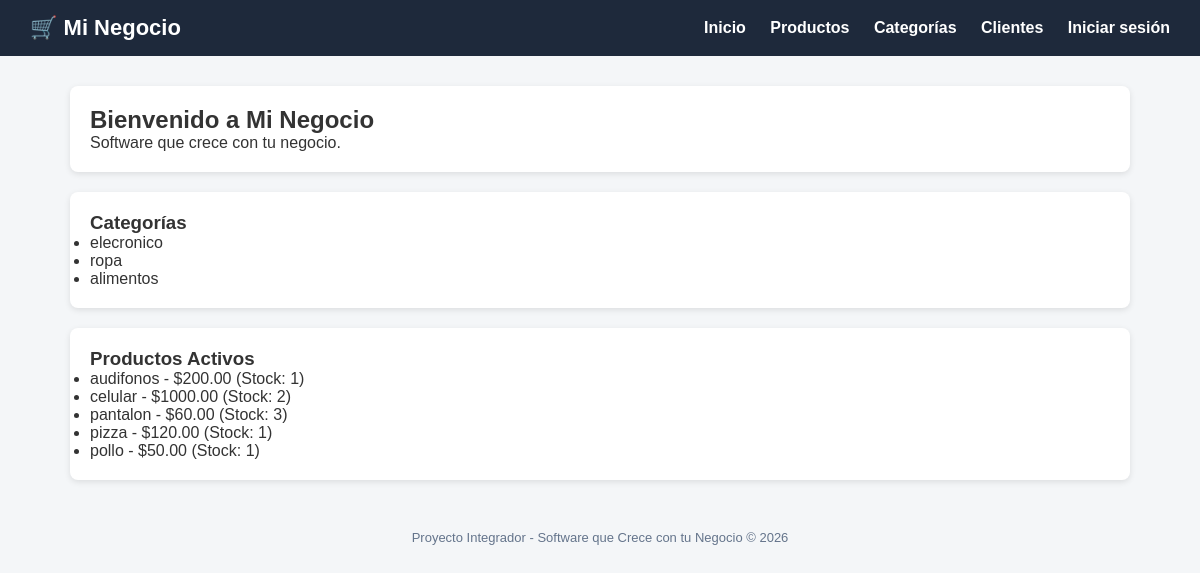
The page / on the database its author committed.
### tienda/models.py (models this page shows, shortened)
class Categoria(models.Model):
    nombre = models.CharField(max_length=100)
    descripcion = models.TextField(blank=True, null=True)
    class Meta:
        verbose_name = "Categoria"
        verbose_name_plural = "Categorías"

class Producto(models.Model):
    nombre = models.CharField(max_length=200)
    descripcion = models.TextField(blank=True, null=True)
    precio = models.DecimalField(max_digits=10, decimal_places=2)
    stock = models.IntegerField(default=0)
    categoria = models.ForeignKey(Categoria, on_delete=models.CASCADE)
    fecha_creacion = models.DateTimeField(auto_now_add=True)
    activo = models.BooleanField(default=True)
    class Meta:
        verbose_name = "Producto"
        verbose_name_plural = "Productos"
        ordering = ['nombre']

### tienda/views.py (the view)
# urls.py: path('', views.inicio, name='inicio'),
def inicio(request):
    productos = Producto.objects.filter(activo=True)
    categorias = Categoria.objects.all()
    return render(request, 'tienda/inicio.html', {
        'productos': productos,
        'categorias': categorias
    })

### tienda/templates/tienda/inicio.html (shortened to what this page needs)
{% extends 'base.html' %}
{% block content %}
<div class="card">
    <h2>Bienvenido a Mi Negocio</h2>
    <p>Software que crece con tu negocio.</p>
</div>
<div class="card">
    <h3>Categorías</h3>
    <ul>
        {% for categoria in categorias %}
            <li>{{ categoria.nombre }}</li>
        {% empty %}
            <li>No hay categorías registradas.</li>
        {% endfor %}
    </ul>
</div>
<div class="card">
    <h3>Productos Activos</h3>
    <ul>
        {% for producto in productos %}
            <li>{{ producto.nombre }} - ${{ producto.precio }} (Stock: {{ producto.stock }})</li>
        {% empty %}
            <li>No hay productos activos.</li>
        {% endfor %}
    </ul>
</div>
{% endblock %}

### templates/base.html (shortened to what this page needs)
<!DOCTYPE html>
<html lang="es">
<head>
</head>
<body>
    <header>
        <h1>🛒 Mi Negocio</h1>
        <nav>
 <a href="{% url 'inicio' %}">Inicio</a>
 <a href="{% url 'lista_productos' %}">Productos</a>
 <a href="{% url 'lista_categorias' %}">Categorías</a>  <a href="{% url 'lista_clientes' %}">Clientes</a>
 {% if user.is_authenticated %}
 <a href="{% url 'dashboard' %}">Dashboard</a>
 <span style="color:#38bdf8;">👤 {{ user.username }}</span>
 <form action="{% url 'logout' %}" method="post" style="display:inline ;">
 {% csrf_token %}
 <button type="submit" class="btn btn-danger" style="margin-left:10p x;">Cerrar sesión</button>
 </form>
 {% else %}
 <a href="{% url 'login' %}">Iniciar sesión</a>
 {% endif %}
            </nav>
    </header>
    <div class="container">
        {% block content %}{% endblock %}
    </div>
    <footer>
        Proyecto Integrador - Software que Crece con tu Negocio &copy; {% now "Y" %}
    </footer>
</body>
</html>

### templates/base.html (style rules this page uses)
* { margin: 0; padding: 0; box-sizing: border-box; }
body { font-family: Arial, sans-serif; background: #f4f6f8; color: #333; }
header { background: #1e293b; color: #fff; padding: 15px 30px; display: flex; justify-content: space-between; align-items: center; }
header h1 { font-size: 22px; }
header nav a { color: #fff; text-decoration: none; margin-left: 20px; font-weight: bold; }
.container { max-width: 1100px; margin: 30px auto; padding: 0 20px; }
.card { background: #fff; border-radius: 8px; padding: 20px; box-shadow: 0 2px 6px rgba(0,0,0,0.1); margin-bottom: 20px; }
footer { text-align: center; padding: 20px; color: #64748b; font-size: 13px; }

### rows shown on the page
Categoria: nombre "elecronico"
Categoria: nombre "ropa"
Categoria: nombre "alimentos"
Producto: nombre "audifonos", precio "200.00", stock "1"
Producto: nombre "celular", precio "1000.00", stock "2"
Producto: nombre "pantalon", precio "60.00", stock "3"
Producto: nombre "pizza", precio "120.00", stock "1"
Producto: nombre "pollo", precio "50.00", stock "1"
